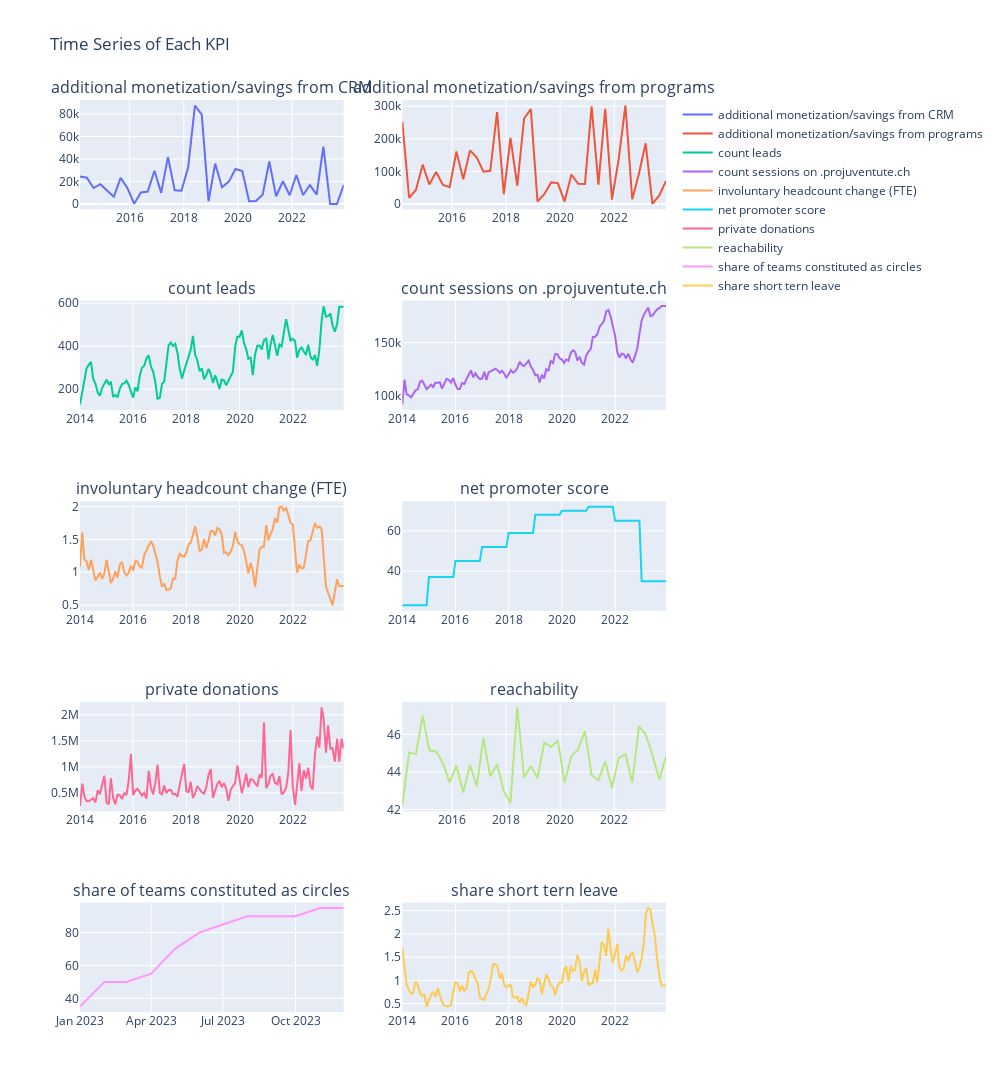

Here is the notebook cell this chart was saved with:
### Code cell
# Creating subplots for the time series of each KPI (smoothed)
fig = make_subplots(rows=5, cols=2, subplot_titles=kpis, shared_xaxes=False)

row = 1
col = 1
for kpi in kpis:
    dfKpi = dfAllYearsSmooth[dfAllYearsSmooth['kpi'] == kpi]
    trace = go.Scatter(x=dfKpi['date'], y=dfKpi['value'], name=kpi, mode='lines')
    fig.add_trace(trace, row=row, col=col)
    col += 1
    if col > 2:
        col = 1
        row += 1

fig.update_layout(height=1200, width=1000, title_text='Time Series of Each KPI')
fig.show()
